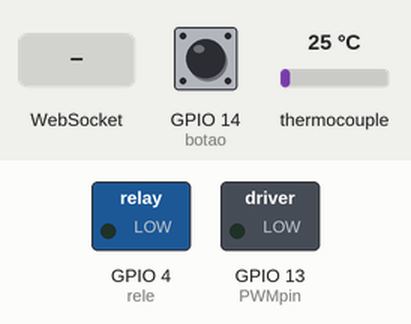
Simulated run of this sketch. Board: ESP32. Parts: switched loads named in the sketch (green lamp = pin HIGH). The test bench sets the inputs (shaded band); at power-on: GPIO 14 (botao) LOW, thermocouple 25 °C. WiFi joins after 1.5 s; servers stay silent unless stated; storage starts empty; what the sketch prints to the serial monitor is not drawn.

Above: at 2.7 s.
2.8 s: WebSocket text "1s" received
At 3.8 s:
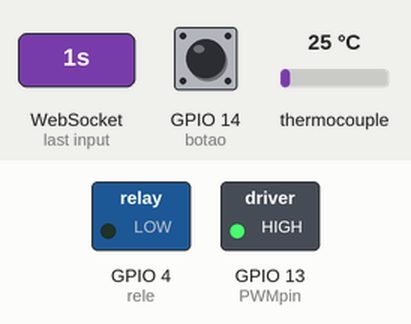
4.5 s: GPIO 14 (botao) pulled HIGH for 0.15 s
At 5.3 s:
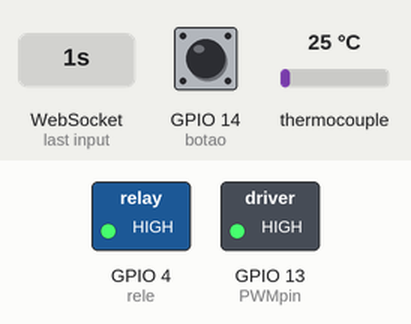
6.1 s: thermocouple set to 6 °C
At 6.3 s:
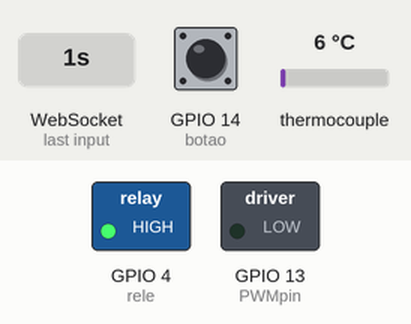
9.4 s: GPIO 14 (botao) pulled HIGH for 1 s
At 10.2 s:
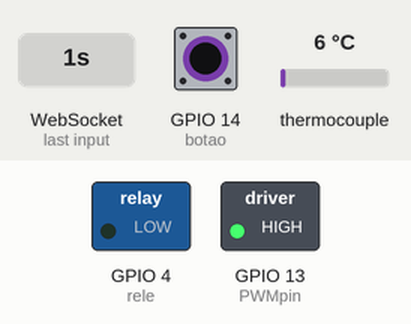
11.9 s: GPIO 14 (botao) pulled HIGH for 3.2 s
At 12.7 s:
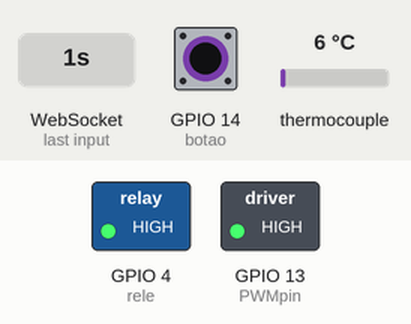
Timing chart, 0 to 29.5 s (numbered marks = the images above; inputs shaded):
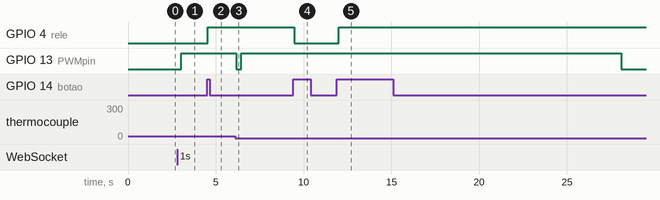

Measured:
- after the input at 2.8 s, GPIO 13 (PWMpin): LOW → HIGH after 0.23 s
- after the input at 4.5 s, GPIO 4 (rele): LOW → HIGH at once
- after the input at 6.1 s, GPIO 13 (PWMpin): HIGH → LOW after 0.05 s, → HIGH 0.30 s later
- after the input at 9.4 s, GPIO 4 (rele): HIGH → LOW after 0.07 s
- after the input at 11.9 s, GPIO 4 (rele): LOW → HIGH after 0.09 s; GPIO 13 (PWMpin): HIGH → LOW after 16.2 s instead of 16.7 s

The sketch:

EX_FILEMENT_ISKJ_V6.ino
```cpp
/*  PROJETO EX_FILEMENT ISKJ
     Projeto de TCC Turma de Eletrônica ETEC DOROTI 2023
     Projeto: extrusora de garrafa PET para produzir filamento para impressora 3D
     "Esse projeto é resultado de todo o esforço e estudo nesses 3 anos de curso"
     Agradecemos a todos os envolvidos, amigos, parentes e nossos esforços é claro
*/

/*////////////////////////////////////////////////////////BIBLIOTECAS//////////////////////////////////////////////////*/
/************PARTE BICO**************/
#include "max6675.h"
/****/
/***************PARTE WEB SOCKET*********************/
#include <WiFi.h>
#include <AsyncTCP.h>
#include <ESPAsyncWebServer.h>
#include <Arduino_JSON.h>
#include <Arduino.h>
/****/
/*********************CARREGAMENTO DE ARQUIVOS EXTERNOS***********/
#include "SPIFFS.h"
/****/

/*********************************VARIÁVEIS*****************************/
/*****************************INSERINDO O WIFI E PARTES DO SERVIDOR**********************/
const char* ssid = "Luana_Ext";
const char* password = "09052004";
AsyncWebServer server (80); //cria um objeto AsyncWebServer na porta 80 (é a porta usada para servidores web com esp32)
AsyncWebSocket ws("/ws"); //cria um objeto web socket com o caminho para "/ws"
/****/
/******************************VARIÁVEIS MOTOR*****************/
int  botao = 14; //4
int rele = 4;
int estadoBotao; // Variável para armazenar o estado atual do botão
int estadoAnterior = LOW; // Variável para armazenar o estado anterior do botão
/****/
/********************************VARIÁVEIS BICO************************/
int thermoDO = 19;
int thermoCS = 23;
int thermoCLK = 5;
bool botEstado = 0;

MAX6675 thermocouple (thermoCLK, thermoCS, thermoDO); // cria um objeto para a leitura
int PWMpin = 13; //pino lógico pwm

//Variáveis para controle do bico
float temperature_read = 0.0;
float set_temperature = 230;
float PID_error = 0;
float previous_error = 0;
float elapsedTime, Time, timePrev;
int PID_value = 0; // variavel para controle pwm bico


// Parte do PID
int kp = 5.8;   int ki = 0.02;   int kd = 2.2;
int PID_p = 0;    int PID_i = 0;    int PID_d = 0;

//strings para controle com js do controle do botão deslizante (motor)
String message = "";
String slider1 = "0";

//configs para leitura do pwm (motor)
const int freq = 5000;
const int slider = 0;
const int resolution = 8;

int dutyCycle1; //motor

///////////////////////////////////////////////////PARTES DE INTEGRAÇÃO MOTOR e BICO//////////////////////////////////////
////////////////////////MOTOR//////////////////////////////////
JSONVar sliderValues;
// criação de arquivo JSON pro motor, que irá processar todas as informações e transforma para o JS

//parte string motor
String getSliderValues() {
  sliderValues["slider1"] = String(slider1);

  String jsonString = JSON.stringify(sliderValues);
  return jsonString;
}
void notifyClients(String sliderValues) {
  ws.textAll(sliderValues);
}
//void notifyClients(){
//ws.textAll (String(botstate));
//}
/////////////////////////BICO////////////////////////
JSONVar readings;
// criação de arquivo JSON pro bico, que irá processar todas as informações e transforma para o JS

//parte string bico
String getSensorReadings() {
  float temperature = thermocouple.readCelsius();
  readings["bico"] = String(temperature);

  String jsonString = JSON.stringify(readings);
  return jsonString;
}
//parte notificação bico notifica os clientes do websocket e cria a leitura do sensor do bico
void notifyClientsBico(String sensorReadings) {
  ws.textAll(sensorReadings);
}


/*********************PARTE RESPONSÁVEL POR CONECTAR O SERVIDOR*****************************/
// Inicializa o SPIFFS que carrega os todos os arquivos html, css e js

void initFS() {
  if (!SPIFFS.begin()) {
    Serial.println("An error has occurred while mounting SPIFFS");
  }
  else {
    Serial.println("SPIFFS mounted successfully");
  }
}
// Inicializa o WiFi
void initWiFi() {
  WiFi.mode(WIFI_STA);
  WiFi.begin(ssid, password);
  Serial.print("Connecting to WiFi ..");
  while (WiFi.status() != WL_CONNECTED) {
    Serial.print('.');
    millis();
  }
  Serial.println(WiFi.localIP());
}


void handleWebSocketMessage(void *arg, uint8_t *data, size_t len) {
  AwsFrameInfo *info = (AwsFrameInfo*)arg;
  if (info->final && info->index == 0 && info->len == len && info->opcode == WS_TEXT) {
    data[len] = 0;
    message = (char*)data;
    //parte bico
    String sensorReadings = getSensorReadings();
    Serial.print(sensorReadings);
    notifyClientsBico(sensorReadings);

    //parte de controle deslizante
    if (message.indexOf("1s") >= 0) {
      slider1 = message.substring(2);
      set_temperature = map(slider1.toInt(), 0, 100, 0, 230);

      Serial.print(getSliderValues());
      notifyClients(getSliderValues());

      if (strcmp((char*)data, "getValues") == 0) {
        notifyClients(getSliderValues());
        }

       }

   }
}

void onEvent(AsyncWebSocket *server, AsyncWebSocketClient *client, AwsEventType type, void *arg, uint8_t *data, size_t len) {
  switch (type) {
    case WS_EVT_CONNECT:
      Serial.printf("WebSocket client #%u connected from %s\n", client->id(), client->remoteIP().toString().c_str());
      break;
    case WS_EVT_DISCONNECT:
      Serial.printf("WebSocket client #%u disconnected\n", client->id());
      break;
    case WS_EVT_DATA:
      handleWebSocketMessage(arg, data, len);
      break;
    case WS_EVT_PONG:
    case WS_EVT_ERROR:
      break;
  }
}

void initWebSocket() {
  ws.onEvent(onEvent);
  server.addHandler(&ws);
}

void setup() {
  Serial.begin(115200);
  /********************************************PARTES DE INICIALIZAÇÃO DO SERVIDOR*************************************************/
  //Inicialização das funções que habilitam o wi-fi, o carregamento de arquivos web e o websocket
  initWiFi();
  initWebSocket();
  initFS();

  // Configura a rota HTTP e quando o cliente acessa a raiz o servidor responde enviando os arquivos de index.html e os demais arquivos
  server.on("/", HTTP_GET, [](AsyncWebServerRequest * request) {
    request->send(SPIFFS, "/index.html", "text/html");
  });
  //permite os acessos aos arquivos estáticos
  server.serveStatic("/", SPIFFS, "/");

  // Inicia o servidor
  server.begin();


  /*************************************************************************************************/
  /**********************************************PARTE DO BICO*****************************************/
  pinMode(PWMpin, OUTPUT);
  Time = millis();
  ledcSetup(PID_value, 5000, 8); //definido os valores diretamente pois aqui é melhor ser assim para não confundir
  ledcAttachPin(PWMpin, 0);


  /***************************************************************************************************/
  /**********************************PARTE DO MOTOR*********************************************************/
   pinMode(rele, OUTPUT);
   pinMode(botao, INPUT);
  /*******************************************************************************************************/
}
void loop() {
  /********************************************************PARTE BICO************************************************************
    O BICO É QUEM TEM O BOTÃO LIGA DESLIGA*/
  // lê a temperatura real
  temperature_read = thermocouple.readCelsius();
  //calcula o o erro entre o valor setado e o valor real
  PID_error = set_temperature - temperature_read;
  // calcula o valor de P
  PID_p = kp * PID_error;
  //calcula o valor de I  num intervalo +-3
  if (0 < PID_error && PID_error < 20)
  {
    PID_i = PID_i + (ki * PID_error);
    //calcula o valor de I
  }

  //para calcular a derivada é preciso do tempo real para calcular a mudança de velocidade
  // a hora anterior é armazenada entes da hora atual
  timePrev = Time;
  Time = millis();
  elapsedTime = (Time - timePrev) / 1000;
  //calculo o valor de D
  PID_d = kd * ((PID_error - previous_error) / elapsedTime);
  //Final total PID value is the sum of P + I + D
  PID_value = PID_p + PID_i + PID_d;
  // valor final de PID


  //define pwm entre 0 e 255
  if (PID_value < 0) {
    PID_value = 0;
  }

  if (PID_value > 255) {
    PID_value = 255;
  }

    PID_value = 255 - PID_value;

  float potencia = map(PID_value, 255,0,0,100);
  ledcWrite(0, PID_value); //essa linha que dispara o motor
  previous_error = PID_error;
  delay (300);//
  //Serial.print (temperature_read);

  //parte para mandar para a página
  float temperature = thermocouple.readCelsius();

  String sensorReadings = getSensorReadings();
  //Serial.print(sensorReadings);
  notifyClientsBico(sensorReadings);
  Time = millis();

  /************************************************************************************************************/
  /*************************************************PARTE MOTOR***********************************************************/

   estadoBotao = digitalRead(botao); // Lê o estado atual do botão

  // Verifica se houve uma transição do estado pressionado (HIGH) para solto (LOW)
  if (estadoBotao == HIGH && estadoAnterior == LOW) {
    digitalWrite(rele, !digitalRead(rele)); // Inverte o estado do relé
    delay(100); // Adiciona um pequeno atraso para evitar leituras múltiplas durante o pressionamento do botão
  }

  estadoAnterior = estadoBotao; // Atualiza o estado anterior do botão
  /***********************************************************************************************************************/
  //notifica os clientes
  ws.cleanupClients();
  Time = millis();

}
```
